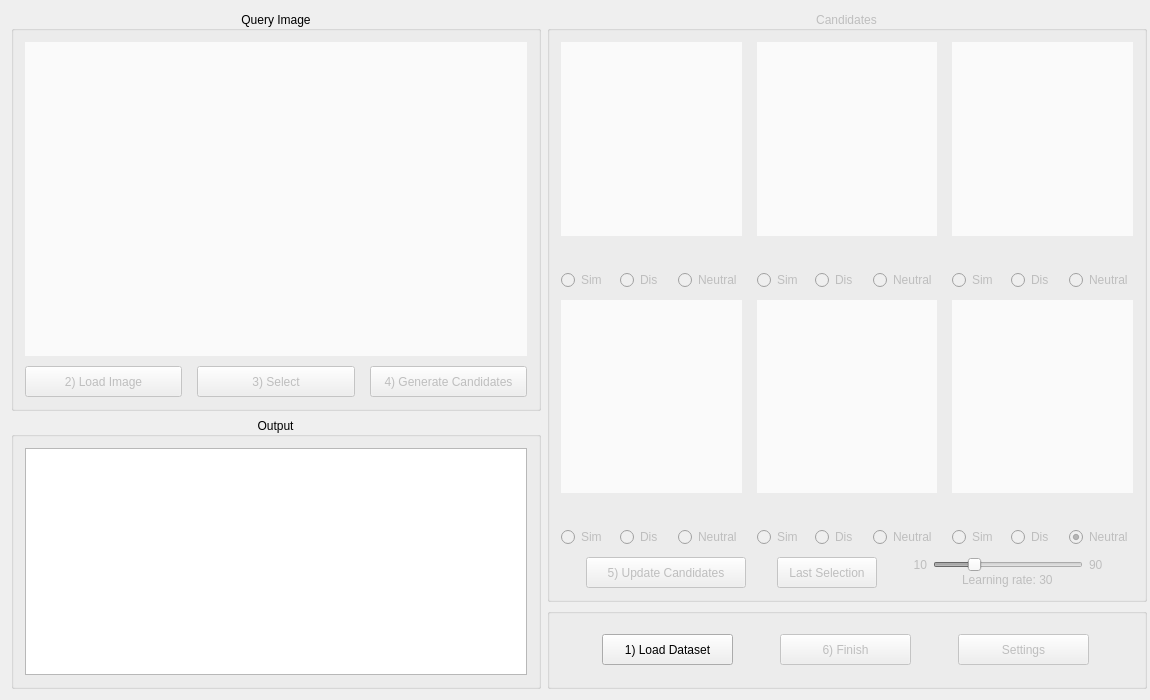
<?xml version="1.0" encoding="UTF-8"?>
<ui version="4.0">
 <class>MainWindowClass</class>
 <widget class="QWidget" name="MainWindowClass">
  <property name="geometry">
   <rect>
    <x>0</x>
    <y>0</y>
    <width>1150</width>
    <height>700</height>
   </rect>
  </property>
  <property name="minimumSize">
   <size>
    <width>1150</width>
    <height>700</height>
   </size>
  </property>
  <property name="windowTitle">
   <string>Fine-grained object recognition</string>
  </property>
  <property name="windowIcon">
   <iconset>
    <normaloff>../res/Qt_icon.png</normaloff>../res/Qt_icon.png</iconset>
  </property>
  <property name="styleSheet">
   <string notr="true"/>
  </property>
  <layout class="QGridLayout" name="gridLayout_3">
   <item row="0" column="1" rowspan="4">
    <widget class="QGroupBox" name="candidateGroup">
     <property name="enabled">
      <bool>false</bool>
     </property>
     <property name="minimumSize">
      <size>
       <width>600</width>
       <height>540</height>
      </size>
     </property>
     <property name="title">
      <string>Candidates</string>
     </property>
     <property name="alignment">
      <set>Qt::AlignCenter</set>
     </property>
     <property name="flat">
      <bool>false</bool>
     </property>
     <layout class="QVBoxLayout" name="verticalLayout" stretch="1,0,0,1,0,0,0">
      <property name="spacing">
       <number>10</number>
      </property>
      <item>
       <layout class="QHBoxLayout" name="horizontalLayout_7">
        <property name="spacing">
         <number>15</number>
        </property>
        <item>
         <widget class="ImageLabel" name="candidateImageLabel_1">
          <property name="styleSheet">
           <string notr="true">background-color: rgb(250, 250, 250);</string>
          </property>
          <property name="text">
           <string/>
          </property>
          <property name="alignment">
           <set>Qt::AlignCenter</set>
          </property>
         </widget>
        </item>
        <item>
         <widget class="ImageLabel" name="candidateImageLabel_2">
          <property name="styleSheet">
           <string notr="true">background-color: rgb(250, 250, 250);</string>
          </property>
          <property name="text">
           <string/>
          </property>
          <property name="alignment">
           <set>Qt::AlignCenter</set>
          </property>
         </widget>
        </item>
        <item>
         <widget class="ImageLabel" name="candidateImageLabel_3">
          <property name="styleSheet">
           <string notr="true">background-color: rgb(250, 250, 250);</string>
          </property>
          <property name="text">
           <string/>
          </property>
          <property name="alignment">
           <set>Qt::AlignCenter</set>
          </property>
         </widget>
        </item>
       </layout>
      </item>
      <item>
       <layout class="QHBoxLayout" name="horizontalLayout_13" stretch="0,0,0">
        <item>
         <widget class="QLabel" name="class_1">
          <property name="text">
           <string/>
          </property>
          <property name="alignment">
           <set>Qt::AlignCenter</set>
          </property>
         </widget>
        </item>
        <item>
         <widget class="QLabel" name="class_2">
          <property name="text">
           <string/>
          </property>
          <property name="alignment">
           <set>Qt::AlignCenter</set>
          </property>
         </widget>
        </item>
        <item>
         <widget class="QLabel" name="class_3">
          <property name="text">
           <string/>
          </property>
          <property name="alignment">
           <set>Qt::AlignCenter</set>
          </property>
         </widget>
        </item>
       </layout>
      </item>
      <item>
       <layout class="QHBoxLayout" name="horizontalLayout_8">
        <property name="spacing">
         <number>15</number>
        </property>
        <item>
         <layout class="QHBoxLayout" name="horizontalLayout">
          <item>
           <widget class="QRadioButton" name="candSimilar_1">
            <property name="layoutDirection">
             <enum>Qt::LeftToRight</enum>
            </property>
            <property name="text">
             <string>Sim</string>
            </property>
           </widget>
          </item>
          <item>
           <widget class="QRadioButton" name="candDissimilar_1">
            <property name="layoutDirection">
             <enum>Qt::LeftToRight</enum>
            </property>
            <property name="text">
             <string>Dis</string>
            </property>
           </widget>
          </item>
          <item>
           <widget class="QRadioButton" name="candUnknown_1">
            <property name="layoutDirection">
             <enum>Qt::LeftToRight</enum>
            </property>
            <property name="text">
             <string>Neutral</string>
            </property>
            <property name="checked">
             <bool>true</bool>
            </property>
           </widget>
          </item>
         </layout>
        </item>
        <item>
         <layout class="QHBoxLayout" name="horizontalLayout_2">
          <item>
           <widget class="QRadioButton" name="candSimilar_2">
            <property name="layoutDirection">
             <enum>Qt::LeftToRight</enum>
            </property>
            <property name="text">
             <string>Sim</string>
            </property>
           </widget>
          </item>
          <item>
           <widget class="QRadioButton" name="candDissimilar_2">
            <property name="layoutDirection">
             <enum>Qt::LeftToRight</enum>
            </property>
            <property name="text">
             <string>Dis</string>
            </property>
           </widget>
          </item>
          <item>
           <widget class="QRadioButton" name="candUnknown_2">
            <property name="layoutDirection">
             <enum>Qt::LeftToRight</enum>
            </property>
            <property name="text">
             <string>Neutral</string>
            </property>
            <property name="checked">
             <bool>true</bool>
            </property>
           </widget>
          </item>
         </layout>
        </item>
        <item>
         <layout class="QHBoxLayout" name="horizontalLayout_3">
          <item>
           <widget class="QRadioButton" name="candSimilar_3">
            <property name="layoutDirection">
             <enum>Qt::LeftToRight</enum>
            </property>
            <property name="text">
             <string>Sim</string>
            </property>
           </widget>
          </item>
          <item>
           <widget class="QRadioButton" name="candDissimilar_3">
            <property name="layoutDirection">
             <enum>Qt::LeftToRight</enum>
            </property>
            <property name="text">
             <string>Dis</string>
            </property>
           </widget>
          </item>
          <item>
           <widget class="QRadioButton" name="candUnknown_3">
            <property name="layoutDirection">
             <enum>Qt::LeftToRight</enum>
            </property>
            <property name="text">
             <string>Neutral</string>
            </property>
            <property name="checked">
             <bool>true</bool>
            </property>
           </widget>
          </item>
         </layout>
        </item>
       </layout>
      </item>
      <item>
       <layout class="QHBoxLayout" name="horizontalLayout_9">
        <property name="spacing">
         <number>15</number>
        </property>
        <item>
         <widget class="ImageLabel" name="candidateImageLabel_4">
          <property name="styleSheet">
           <string notr="true">background-color: rgb(250, 250, 250);</string>
          </property>
          <property name="text">
           <string/>
          </property>
          <property name="alignment">
           <set>Qt::AlignCenter</set>
          </property>
         </widget>
        </item>
        <item>
         <widget class="ImageLabel" name="candidateImageLabel_5">
          <property name="styleSheet">
           <string notr="true">background-color: rgb(250, 250, 250);</string>
          </property>
          <property name="text">
           <string/>
          </property>
          <property name="alignment">
           <set>Qt::AlignCenter</set>
          </property>
         </widget>
        </item>
        <item>
         <widget class="ImageLabel" name="candidateImageLabel_6">
          <property name="styleSheet">
           <string notr="true">background-color: rgb(250, 250, 250);</string>
          </property>
          <property name="text">
           <string/>
          </property>
          <property name="alignment">
           <set>Qt::AlignCenter</set>
          </property>
         </widget>
        </item>
       </layout>
      </item>
      <item>
       <layout class="QHBoxLayout" name="horizontalLayout_14">
        <item>
         <widget class="QLabel" name="class_4">
          <property name="text">
           <string/>
          </property>
          <property name="alignment">
           <set>Qt::AlignCenter</set>
          </property>
         </widget>
        </item>
        <item>
         <widget class="QLabel" name="class_5">
          <property name="text">
           <string/>
          </property>
          <property name="alignment">
           <set>Qt::AlignCenter</set>
          </property>
         </widget>
        </item>
        <item>
         <widget class="QLabel" name="class_6">
          <property name="text">
           <string/>
          </property>
          <property name="alignment">
           <set>Qt::AlignCenter</set>
          </property>
         </widget>
        </item>
       </layout>
      </item>
      <item>
       <layout class="QHBoxLayout" name="horizontalLayout_10">
        <property name="spacing">
         <number>15</number>
        </property>
        <item>
         <layout class="QHBoxLayout" name="horizontalLayout_4">
          <item>
           <widget class="QRadioButton" name="candSimilar_4">
            <property name="layoutDirection">
             <enum>Qt::LeftToRight</enum>
            </property>
            <property name="text">
             <string>Sim</string>
            </property>
           </widget>
          </item>
          <item>
           <widget class="QRadioButton" name="candDissimilar_4">
            <property name="layoutDirection">
             <enum>Qt::LeftToRight</enum>
            </property>
            <property name="text">
             <string>Dis</string>
            </property>
           </widget>
          </item>
          <item>
           <widget class="QRadioButton" name="candUnknown_4">
            <property name="layoutDirection">
             <enum>Qt::LeftToRight</enum>
            </property>
            <property name="text">
             <string>Neutral</string>
            </property>
            <property name="checked">
             <bool>true</bool>
            </property>
           </widget>
          </item>
         </layout>
        </item>
        <item>
         <layout class="QHBoxLayout" name="horizontalLayout_5">
          <item>
           <widget class="QRadioButton" name="candSimilar_5">
            <property name="layoutDirection">
             <enum>Qt::LeftToRight</enum>
            </property>
            <property name="text">
             <string>Sim</string>
            </property>
           </widget>
          </item>
          <item>
           <widget class="QRadioButton" name="candDissimilar_5">
            <property name="layoutDirection">
             <enum>Qt::LeftToRight</enum>
            </property>
            <property name="text">
             <string>Dis</string>
            </property>
           </widget>
          </item>
          <item>
           <widget class="QRadioButton" name="candUnknown_5">
            <property name="layoutDirection">
             <enum>Qt::LeftToRight</enum>
            </property>
            <property name="text">
             <string>Neutral</string>
            </property>
            <property name="checked">
             <bool>true</bool>
            </property>
           </widget>
          </item>
         </layout>
        </item>
        <item>
         <layout class="QHBoxLayout" name="horizontalLayout_6">
          <item>
           <widget class="QRadioButton" name="candSimilar_6">
            <property name="layoutDirection">
             <enum>Qt::LeftToRight</enum>
            </property>
            <property name="text">
             <string>Sim</string>
            </property>
           </widget>
          </item>
          <item>
           <widget class="QRadioButton" name="candDissimilar_6">
            <property name="layoutDirection">
             <enum>Qt::LeftToRight</enum>
            </property>
            <property name="text">
             <string>Dis</string>
            </property>
           </widget>
          </item>
          <item>
           <widget class="QRadioButton" name="candUnknown_6">
            <property name="layoutDirection">
             <enum>Qt::LeftToRight</enum>
            </property>
            <property name="text">
             <string>Neutral</string>
            </property>
            <property name="checked">
             <bool>true</bool>
            </property>
           </widget>
          </item>
         </layout>
        </item>
       </layout>
      </item>
      <item>
       <layout class="QHBoxLayout" name="horizontalLayout_12">
        <item>
         <widget class="QPushButton" name="updateCandidatesButton">
          <property name="enabled">
           <bool>false</bool>
          </property>
          <property name="minimumSize">
           <size>
            <width>150</width>
            <height>31</height>
           </size>
          </property>
          <property name="maximumSize">
           <size>
            <width>160</width>
            <height>31</height>
           </size>
          </property>
          <property name="text">
           <string>5) Update Candidates</string>
          </property>
         </widget>
        </item>
        <item>
         <widget class="QPushButton" name="lastSelectionButton">
          <property name="enabled">
           <bool>false</bool>
          </property>
          <property name="minimumSize">
           <size>
            <width>100</width>
            <height>31</height>
           </size>
          </property>
          <property name="maximumSize">
           <size>
            <width>100</width>
            <height>31</height>
           </size>
          </property>
          <property name="text">
           <string>Last Selection</string>
          </property>
         </widget>
        </item>
        <item>
         <widget class="QWidget" name="widget" native="true">
          <property name="maximumSize">
           <size>
            <width>200</width>
            <height>40</height>
           </size>
          </property>
          <layout class="QVBoxLayout" name="verticalLayout_2">
           <property name="spacing">
            <number>0</number>
           </property>
           <property name="margin">
            <number>0</number>
           </property>
           <item>
            <layout class="QHBoxLayout" name="horizontalLayout_11">
             <item>
              <widget class="QLabel" name="minLearningRateLabel">
               <property name="maximumSize">
                <size>
                 <width>20</width>
                 <height>16777215</height>
                </size>
               </property>
               <property name="text">
                <string>10</string>
               </property>
               <property name="alignment">
                <set>Qt::AlignRight|Qt::AlignTrailing|Qt::AlignVCenter</set>
               </property>
              </widget>
             </item>
             <item>
              <widget class="QSlider" name="learningRateSlider">
               <property name="maximumSize">
                <size>
                 <width>150</width>
                 <height>16777215</height>
                </size>
               </property>
               <property name="minimum">
                <number>10</number>
               </property>
               <property name="maximum">
                <number>90</number>
               </property>
               <property name="value">
                <number>30</number>
               </property>
               <property name="orientation">
                <enum>Qt::Horizontal</enum>
               </property>
              </widget>
             </item>
             <item>
              <widget class="QLabel" name="maxLearningRateLabel">
               <property name="maximumSize">
                <size>
                 <width>20</width>
                 <height>16777215</height>
                </size>
               </property>
               <property name="text">
                <string>90</string>
               </property>
              </widget>
             </item>
            </layout>
           </item>
           <item>
            <layout class="QFormLayout" name="formLayout">
             <property name="formAlignment">
              <set>Qt::AlignHCenter|Qt::AlignTop</set>
             </property>
             <property name="leftMargin">
              <number>0</number>
             </property>
             <property name="rightMargin">
              <number>0</number>
             </property>
             <item row="0" column="0">
              <widget class="QLabel" name="learningRateLabel">
               <property name="maximumSize">
                <size>
                 <width>16777215</width>
                 <height>16777215</height>
                </size>
               </property>
               <property name="text">
                <string>Learning rate: 30</string>
               </property>
              </widget>
             </item>
            </layout>
           </item>
          </layout>
         </widget>
        </item>
       </layout>
      </item>
     </layout>
    </widget>
   </item>
   <item row="0" column="0">
    <widget class="QGroupBox" name="queryGroup">
     <property name="enabled">
      <bool>true</bool>
     </property>
     <property name="minimumSize">
      <size>
       <width>530</width>
       <height>400</height>
      </size>
     </property>
     <property name="maximumSize">
      <size>
       <width>530</width>
       <height>400</height>
      </size>
     </property>
     <property name="styleSheet">
      <string notr="true"/>
     </property>
     <property name="title">
      <string>Query Image</string>
     </property>
     <property name="alignment">
      <set>Qt::AlignCenter</set>
     </property>
     <property name="flat">
      <bool>false</bool>
     </property>
     <layout class="QGridLayout" name="gridLayout_2" rowstretch="1,0">
      <property name="horizontalSpacing">
       <number>15</number>
      </property>
      <property name="verticalSpacing">
       <number>10</number>
      </property>
      <item row="1" column="0">
       <widget class="QPushButton" name="loadImageButton">
        <property name="enabled">
         <bool>false</bool>
        </property>
        <property name="minimumSize">
         <size>
          <width>150</width>
          <height>31</height>
         </size>
        </property>
        <property name="maximumSize">
         <size>
          <width>16777215</width>
          <height>31</height>
         </size>
        </property>
        <property name="text">
         <string>2) Load Image</string>
        </property>
       </widget>
      </item>
      <item row="1" column="1">
       <widget class="QPushButton" name="selectButton">
        <property name="enabled">
         <bool>false</bool>
        </property>
        <property name="minimumSize">
         <size>
          <width>150</width>
          <height>31</height>
         </size>
        </property>
        <property name="maximumSize">
         <size>
          <width>16777215</width>
          <height>31</height>
         </size>
        </property>
        <property name="text">
         <string>3) Select</string>
        </property>
       </widget>
      </item>
      <item row="1" column="2">
       <widget class="QPushButton" name="generateCandidatesButton">
        <property name="enabled">
         <bool>false</bool>
        </property>
        <property name="minimumSize">
         <size>
          <width>150</width>
          <height>31</height>
         </size>
        </property>
        <property name="maximumSize">
         <size>
          <width>16777215</width>
          <height>31</height>
         </size>
        </property>
        <property name="text">
         <string>4) Generate Candidates</string>
        </property>
       </widget>
      </item>
      <item row="0" column="0" colspan="3">
       <widget class="ImageLabel" name="queryImageLabel">
        <property name="enabled">
         <bool>false</bool>
        </property>
        <property name="palette">
         <palette>
          <active>
           <colorrole role="WindowText">
            <brush brushstyle="SolidPattern">
             <color alpha="255">
              <red>192</red>
              <green>192</green>
              <blue>192</blue>
             </color>
            </brush>
           </colorrole>
           <colorrole role="Button">
            <brush brushstyle="SolidPattern">
             <color alpha="255">
              <red>250</red>
              <green>250</green>
              <blue>250</blue>
             </color>
            </brush>
           </colorrole>
           <colorrole role="Text">
            <brush brushstyle="SolidPattern">
             <color alpha="255">
              <red>192</red>
              <green>192</green>
              <blue>192</blue>
             </color>
            </brush>
           </colorrole>
           <colorrole role="ButtonText">
            <brush brushstyle="SolidPattern">
             <color alpha="255">
              <red>192</red>
              <green>192</green>
              <blue>192</blue>
             </color>
            </brush>
           </colorrole>
           <colorrole role="Base">
            <brush brushstyle="SolidPattern">
             <color alpha="255">
              <red>250</red>
              <green>250</green>
              <blue>250</blue>
             </color>
            </brush>
           </colorrole>
           <colorrole role="Window">
            <brush brushstyle="SolidPattern">
             <color alpha="255">
              <red>250</red>
              <green>250</green>
              <blue>250</blue>
             </color>
            </brush>
           </colorrole>
           <colorrole role="Highlight">
            <brush brushstyle="SolidPattern">
             <color alpha="255">
              <red>120</red>
              <green>135</green>
              <blue>155</blue>
             </color>
            </brush>
           </colorrole>
           <colorrole role="HighlightedText">
            <brush brushstyle="SolidPattern">
             <color alpha="255">
              <red>0</red>
              <green>0</green>
              <blue>0</blue>
             </color>
            </brush>
           </colorrole>
          </active>
          <inactive>
           <colorrole role="WindowText">
            <brush brushstyle="SolidPattern">
             <color alpha="255">
              <red>192</red>
              <green>192</green>
              <blue>192</blue>
             </color>
            </brush>
           </colorrole>
           <colorrole role="Button">
            <brush brushstyle="SolidPattern">
             <color alpha="255">
              <red>250</red>
              <green>250</green>
              <blue>250</blue>
             </color>
            </brush>
           </colorrole>
           <colorrole role="Text">
            <brush brushstyle="SolidPattern">
             <color alpha="255">
              <red>192</red>
              <green>192</green>
              <blue>192</blue>
             </color>
            </brush>
           </colorrole>
           <colorrole role="ButtonText">
            <brush brushstyle="SolidPattern">
             <color alpha="255">
              <red>192</red>
              <green>192</green>
              <blue>192</blue>
             </color>
            </brush>
           </colorrole>
           <colorrole role="Base">
            <brush brushstyle="SolidPattern">
             <color alpha="255">
              <red>250</red>
              <green>250</green>
              <blue>250</blue>
             </color>
            </brush>
           </colorrole>
           <colorrole role="Window">
            <brush brushstyle="SolidPattern">
             <color alpha="255">
              <red>250</red>
              <green>250</green>
              <blue>250</blue>
             </color>
            </brush>
           </colorrole>
           <colorrole role="Highlight">
            <brush brushstyle="SolidPattern">
             <color alpha="255">
              <red>120</red>
              <green>135</green>
              <blue>155</blue>
             </color>
            </brush>
           </colorrole>
           <colorrole role="HighlightedText">
            <brush brushstyle="SolidPattern">
             <color alpha="255">
              <red>0</red>
              <green>0</green>
              <blue>0</blue>
             </color>
            </brush>
           </colorrole>
          </inactive>
          <disabled>
           <colorrole role="WindowText">
            <brush brushstyle="SolidPattern">
             <color alpha="255">
              <red>64</red>
              <green>64</green>
              <blue>64</blue>
             </color>
            </brush>
           </colorrole>
           <colorrole role="Button">
            <brush brushstyle="SolidPattern">
             <color alpha="255">
              <red>250</red>
              <green>250</green>
              <blue>250</blue>
             </color>
            </brush>
           </colorrole>
           <colorrole role="Text">
            <brush brushstyle="SolidPattern">
             <color alpha="255">
              <red>64</red>
              <green>64</green>
              <blue>64</blue>
             </color>
            </brush>
           </colorrole>
           <colorrole role="ButtonText">
            <brush brushstyle="SolidPattern">
             <color alpha="255">
              <red>64</red>
              <green>64</green>
              <blue>64</blue>
             </color>
            </brush>
           </colorrole>
           <colorrole role="Base">
            <brush brushstyle="SolidPattern">
             <color alpha="255">
              <red>250</red>
              <green>250</green>
              <blue>250</blue>
             </color>
            </brush>
           </colorrole>
           <colorrole role="Window">
            <brush brushstyle="SolidPattern">
             <color alpha="255">
              <red>250</red>
              <green>250</green>
              <blue>250</blue>
             </color>
            </brush>
           </colorrole>
           <colorrole role="Highlight">
            <brush brushstyle="SolidPattern">
             <color alpha="255">
              <red>120</red>
              <green>135</green>
              <blue>155</blue>
             </color>
            </brush>
           </colorrole>
           <colorrole role="HighlightedText">
            <brush brushstyle="SolidPattern">
             <color alpha="255">
              <red>0</red>
              <green>0</green>
              <blue>0</blue>
             </color>
            </brush>
           </colorrole>
          </disabled>
         </palette>
        </property>
        <property name="mouseTracking">
         <bool>true</bool>
        </property>
        <property name="autoFillBackground">
         <bool>false</bool>
        </property>
        <property name="styleSheet">
         <string notr="true">QLabel {
	background-color: rgb(250, 250, 250);
}</string>
        </property>
        <property name="frameShape">
         <enum>QFrame::Box</enum>
        </property>
        <property name="lineWidth">
         <number>0</number>
        </property>
        <property name="text">
         <string/>
        </property>
        <property name="scaledContents">
         <bool>true</bool>
        </property>
        <property name="alignment">
         <set>Qt::AlignCenter</set>
        </property>
       </widget>
      </item>
     </layout>
    </widget>
   </item>
   <item row="4" column="1">
    <widget class="QGroupBox" name="groupBox_4">
     <property name="minimumSize">
      <size>
       <width>600</width>
       <height>81</height>
      </size>
     </property>
     <property name="maximumSize">
      <size>
       <width>16777215</width>
       <height>80</height>
      </size>
     </property>
     <layout class="QGridLayout" name="gridLayout">
      <item row="0" column="2">
       <widget class="QPushButton" name="finishButton">
        <property name="enabled">
         <bool>false</bool>
        </property>
        <property name="minimumSize">
         <size>
          <width>131</width>
          <height>31</height>
         </size>
        </property>
        <property name="maximumSize">
         <size>
          <width>131</width>
          <height>31</height>
         </size>
        </property>
        <property name="text">
         <string>6) Finish</string>
        </property>
       </widget>
      </item>
      <item row="0" column="1">
       <widget class="QPushButton" name="loadDatasetButton">
        <property name="minimumSize">
         <size>
          <width>131</width>
          <height>31</height>
         </size>
        </property>
        <property name="maximumSize">
         <size>
          <width>131</width>
          <height>31</height>
         </size>
        </property>
        <property name="text">
         <string>1) Load Dataset</string>
        </property>
       </widget>
      </item>
      <item row="0" column="3">
       <widget class="QPushButton" name="settingsButton">
        <property name="enabled">
         <bool>false</bool>
        </property>
        <property name="minimumSize">
         <size>
          <width>131</width>
          <height>31</height>
         </size>
        </property>
        <property name="maximumSize">
         <size>
          <width>131</width>
          <height>31</height>
         </size>
        </property>
        <property name="text">
         <string>Settings</string>
        </property>
       </widget>
      </item>
     </layout>
    </widget>
   </item>
   <item row="1" column="0" rowspan="4">
    <widget class="QGroupBox" name="groupBox_3">
     <property name="minimumSize">
      <size>
       <width>530</width>
       <height>200</height>
      </size>
     </property>
     <property name="maximumSize">
      <size>
       <width>530</width>
       <height>16777215</height>
      </size>
     </property>
     <property name="title">
      <string>Output</string>
     </property>
     <property name="alignment">
      <set>Qt::AlignCenter</set>
     </property>
     <property name="flat">
      <bool>false</bool>
     </property>
     <property name="checkable">
      <bool>false</bool>
     </property>
     <layout class="QGridLayout" name="gridLayout_4">
      <item row="0" column="0">
       <widget class="QTextEdit" name="outputPanel">
        <property name="font">
         <font>
          <pointsize>10</pointsize>
         </font>
        </property>
        <property name="readOnly">
         <bool>true</bool>
        </property>
       </widget>
      </item>
     </layout>
    </widget>
   </item>
  </layout>
 </widget>
 <layoutdefault spacing="6" margin="11"/>
 <customwidgets>
  <customwidget>
   <class>ImageLabel</class>
   <extends>QLabel</extends>
   <header location="global">my_widgets.h</header>
  </customwidget>
 </customwidgets>
 <tabstops>
  <tabstop>loadDatasetButton</tabstop>
  <tabstop>loadImageButton</tabstop>
  <tabstop>selectButton</tabstop>
  <tabstop>generateCandidatesButton</tabstop>
  <tabstop>finishButton</tabstop>
  <tabstop>outputPanel</tabstop>
  <tabstop>candSimilar_1</tabstop>
  <tabstop>candDissimilar_1</tabstop>
  <tabstop>candUnknown_1</tabstop>
  <tabstop>candSimilar_2</tabstop>
  <tabstop>candDissimilar_2</tabstop>
  <tabstop>candUnknown_2</tabstop>
  <tabstop>candSimilar_3</tabstop>
  <tabstop>candDissimilar_3</tabstop>
  <tabstop>candUnknown_3</tabstop>
  <tabstop>candSimilar_4</tabstop>
  <tabstop>candDissimilar_4</tabstop>
  <tabstop>candUnknown_4</tabstop>
  <tabstop>candSimilar_5</tabstop>
  <tabstop>candDissimilar_5</tabstop>
  <tabstop>candUnknown_5</tabstop>
  <tabstop>candSimilar_6</tabstop>
  <tabstop>candDissimilar_6</tabstop>
  <tabstop>candUnknown_6</tabstop>
 </tabstops>
 <resources/>
 <connections/>
</ui>
